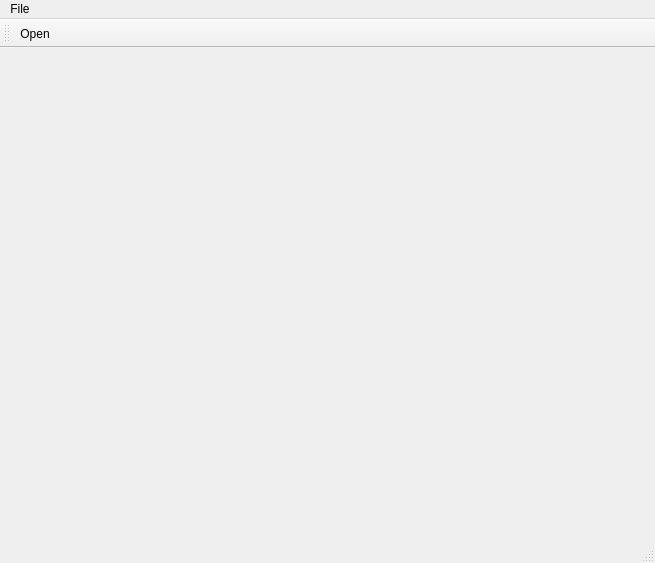
<?xml version="1.0" encoding="UTF-8"?>
<ui version="4.0">
 <class>MainWindow</class>
 <widget class="QMainWindow" name="MainWindow">
  <property name="geometry">
   <rect>
    <x>0</x>
    <y>0</y>
    <width>655</width>
    <height>563</height>
   </rect>
  </property>
  <property name="windowTitle">
   <string>MainWindow</string>
  </property>
  <widget class="QWidget" name="centralWidget"/>
  <widget class="QMenuBar" name="menuBar">
   <property name="geometry">
    <rect>
     <x>0</x>
     <y>0</y>
     <width>655</width>
     <height>34</height>
    </rect>
   </property>
   <widget class="QMenu" name="menuFile">
    <property name="title">
     <string>File</string>
    </property>
    <addaction name="actionOpen"/>
   </widget>
   <addaction name="menuFile"/>
  </widget>
  <widget class="QToolBar" name="mainToolBar">
   <attribute name="toolBarArea">
    <enum>TopToolBarArea</enum>
   </attribute>
   <attribute name="toolBarBreak">
    <bool>true</bool>
   </attribute>
   <addaction name="actionOpen"/>
  </widget>
  <widget class="QStatusBar" name="statusBar"/>
  <action name="actionOpen">
   <property name="icon">
    <iconset resource="rc.qrc">
     <normaloff>:/rc/6.ico</normaloff>:/rc/6.ico</iconset>
   </property>
   <property name="text">
    <string>Open</string>
   </property>
   <property name="statusTip">
    <string>打开一个文件</string>
   </property>
   <property name="shortcut">
    <string>Ctrl+O</string>
   </property>
  </action>
 </widget>
 <layoutdefault spacing="6" margin="11"/>
 <resources>
  <include location="rc.qrc"/>
 </resources>
 <connections/>
</ui>
